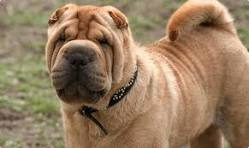
#> input picture 01_sandbox/dog.jpg, 249 x 148 px
$ python hist_my.py
#> lines starting #> are read from the running program, lines starting #| are printed output that depends on the picture
import cv2
import matplotlib.pyplot as plt
# 24. Построить гистограмму яркости для черно-белого изображения.

img = cv2.imread('dog.jpg')
#> img is the input picture: shape (148, 249, 3); mean B, G, R 96.3, 124.2, 149.9
gray = cv2.cvtColor(img, cv2.COLOR_BGR2GRAY)
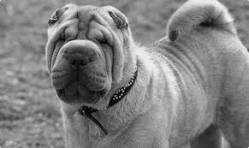
#> gray: shape (148, 249); min 0, max 249, mean 128.7
hist = cv2.calcHist([gray], [0], None, [256], [0, 256])
#> hist = 256 values, max 577 at index 138, min 0 at index 245, mean 144
# 25. Выровнять контраст изображения с помощью эквализации гистограммы.
eq = cv2.equalizeHist(gray)
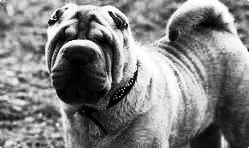
#> eq: shape (148, 249); min 0, max 255, mean 128.4

plt.figure(21)
plt.plot(hist)
plt.title('hist')
plt.grid(True)

plt.figure(22)
plt.hist(eq.ravel(), (256), (0, 256))
plt.title('hist eq')
plt.grid(True)
plt.show()
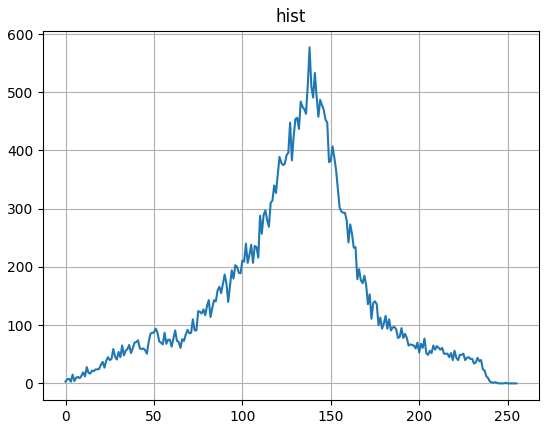
#> figure drawn by matplotlib, 1 panel; curve peaks at x = 138, y = 577
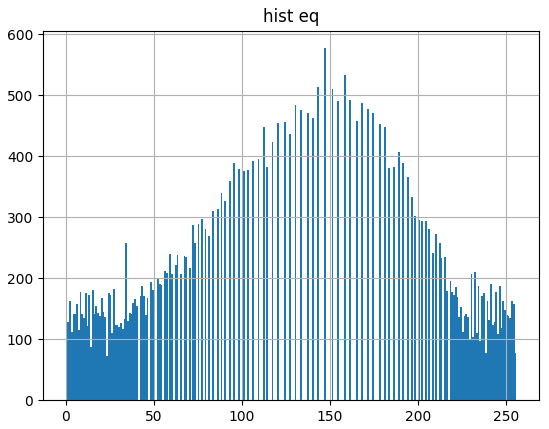
#> figure drawn by matplotlib, 1 panel; tallest bar 577 high, from x = 147 to 148

$ run again, with 01_sandbox/apple_green.jpg copied over 01_sandbox/dog.jpg
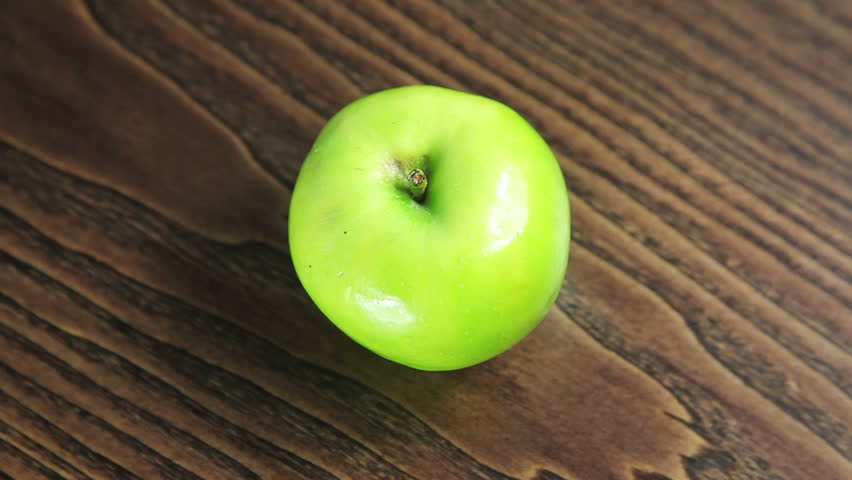
#> input picture 01_sandbox/apple_green.jpg, 852 x 480 px
#> img is the input picture: shape (480, 852, 3); mean B, G, R 58.5, 96.3, 105.3
#> `gray = cv2.cvtColor(img, cv2.COLOR_BGR2GRAY)`:
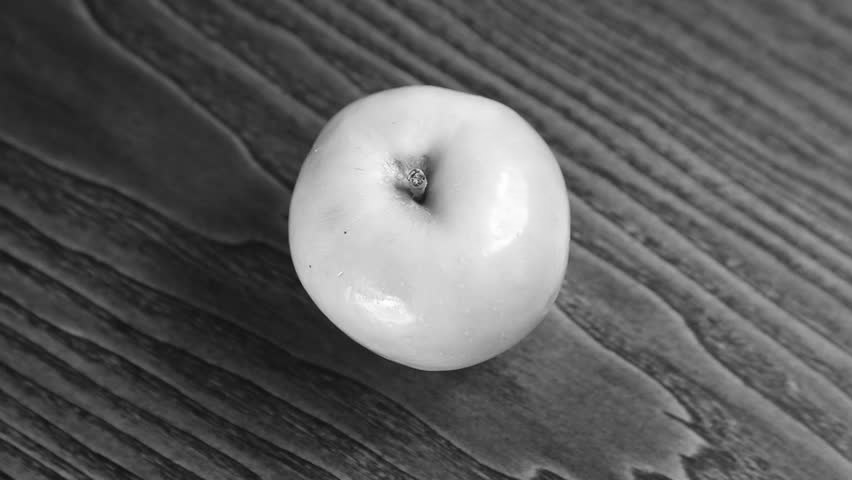
#> gray: shape (480, 852); min 16, max 254, mean 94.7
#> hist = 256 values, max 5971 at index 50, min 0 at index 0, mean 1597.5
#> `plt.show()`:
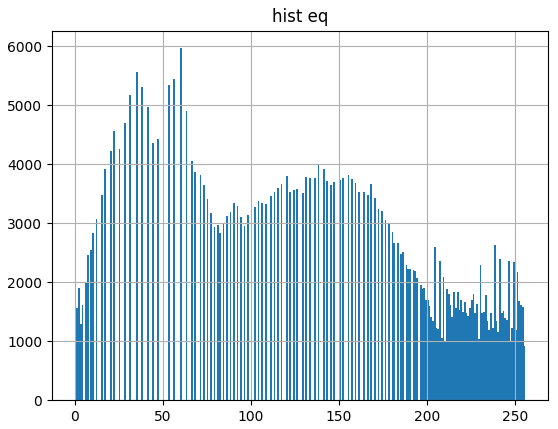
#> figure drawn by matplotlib, 1 panel; tallest bar 5971 high, from x = 60 to 61
